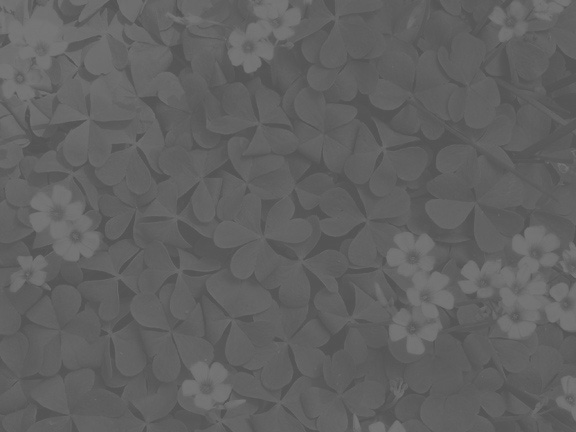
#> input picture Computer-vision/image/2.jpg, 576 x 432 px, found by its file name
$ python EqualizationHistogram.py
#> lines starting #> are read from the running program, lines starting #| are printed output that depends on the picture
'''
time: 2023/3/14/23:14
直方图均衡化，增强图片对比度
步骤：
    (1)以灰度图形式加载图片
    (2)计算原图直方图
    (3)计算各像素的概率密度分布，然后乘总数即可
    (4)计算均衡化后得到直方图
'''

import cv2
import numpy as np
import matplotlib.pyplot as plt


def Origin_histogram(img):
    # 建立原始图像各灰度级的灰度值与像素个数对应表
    histogram = {}
    for i in range(img.shape[0]):
        for j in range(img.shape[1]):
            k = img[i][j]
            if k in histogram:
                histogram[k] += 1
            else:
                histogram[k] = 1

    sorted_histogram = {}  # 建立排好序的映射表
    sorted_list = sorted(histogram)  # 根据灰度值进行从低至高的排序

    for j in range(len(sorted_list)):
        sorted_histogram[sorted_list[j]] = histogram[sorted_list[j]]

    return sorted_histogram


def equalization_histogram(histogram, img):
    intensity = {}  # 建立概率分布映射表

    for i in histogram.keys():
        intensity[i] = histogram[i] / (img.shape[0] * img.shape[1])  # 求取概率

    tmp = 0
    for m in intensity.keys():
        tmp += intensity[m]  # 每次都需要求和
        intensity[m] = max(histogram) * tmp  # 因为从0开始，所以此处就是L-1

    new_img = np.zeros(shape=(img.shape[0], img.shape[1]), dtype=np.uint8)

    for k in range(img.shape[0]):
        for l in range(img.shape[1]):
            new_img[k][l] = intensity[img[k][l]]

    return new_img


def GrayHist(img):
    # 计算灰度直方图
    height, width = img.shape[:2]
    grayHist = np.zeros([256], dtype=np.uint64)
    for i in range(height):
        for j in range(width):
            grayHist[img[i][j]] += 1
    return grayHist


if __name__ == '__main__':
    # 读取原始图像
    img = cv2.imread('./image/2.jpg', cv2.IMREAD_GRAYSCALE)
#> img is the input picture: shape (432, 576); min 78, max 121, mean 97.2
    # img = cv2.cvtColor(image,cv2.COLOR_BGR2RGB) # TODO:需要更改图片类型为RGB，但是修改后会报错！
    # 计算原图灰度直方图
    origin_histogram = Origin_histogram(img)
#> after the loop in Origin_histogram, `for i in range(img.shape[0]):`: histogram = 44 items
#> in Origin_histogram, `sorted_list = sorted(histogram)`: sorted_list = 44 values from 78 to 121
#> the loop in Origin_histogram, `for j in range(len(sorted_list)):` made 44 passes
#> after the loop in Origin_histogram, `for j in range(len(sorted_list)):`: sorted_histogram = 44 items
#> origin_histogram = 44 items
    # 直方图均衡化
    new_img = equalization_histogram(origin_histogram, img)
#> the loop in equalization_histogram, `for i in histogram.keys():` made 44 passes
#> the loop in equalization_histogram, `for m in intensity.keys():` made 44 passes
#> tmp on passes 1 to 12: 4.02e-06, 4.42e-05, 0.000317, 0.00134, 0.00539, 0.017, 0.0338, 0.0532, 0.0732, 0.0946, 0.118, 0.141
#> after the loop in equalization_histogram, `for m in intensity.keys():`: tmp = 1
#> after the loop in equalization_histogram, `for k in range(img.shape[0]):`:
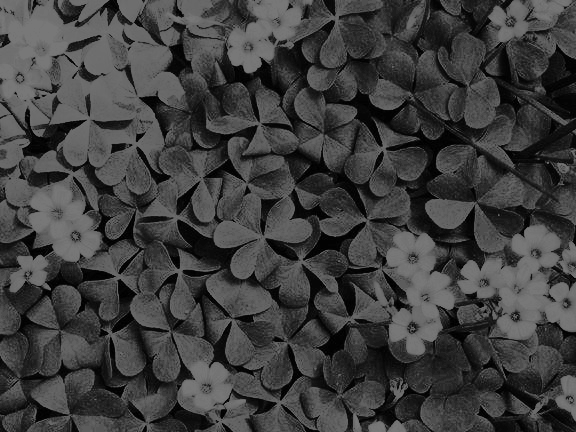
#> new_img: shape (432, 576); min 0, max 120, mean 62.7

    origin_grayHist = GrayHist(img)
#> origin_grayHist = 256 values, max 19612 at index 98, min 0 at index 0, mean 972
    equaliza_grayHist = GrayHist(new_img)
#> equaliza_grayHist = 256 values, max 19612 at index 78, min 0 at index 1, mean 972
    x = np.arange(256)
    # 绘制灰度直方图
    plt.figure()
    plt.subplot(2, 2, 1)
    plt.plot(x, origin_grayHist)
    plt.subplot(2, 2, 2)
    plt.plot(x, equaliza_grayHist)
    plt.subplot(2, 2, 3)
    plt.imshow(img)
    plt.subplot(2, 2, 4)
    plt.imshow(new_img)
    plt.show()
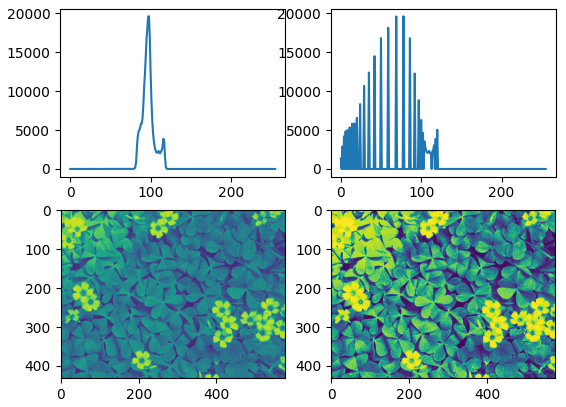
#> figure drawn by matplotlib, 4 panels; panel 1: curve peaks at x = 98, y = 19612; panel 2: curve peaks at x = 78, y = 19612

$ run again, with Computer-vision/image/1.jpg copied over Computer-vision/image/2.jpg
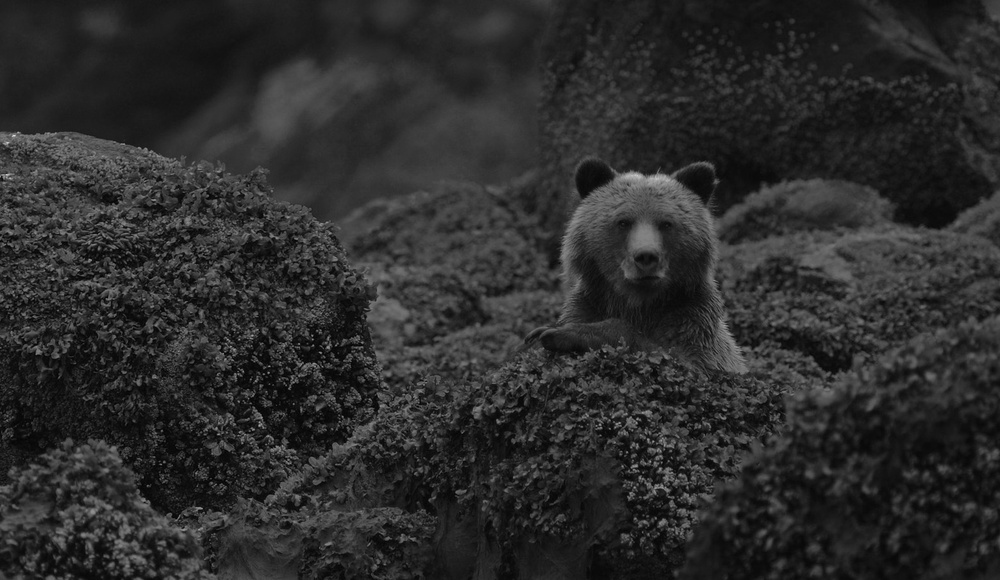
#> input picture Computer-vision/image/1.jpg, 1000 x 580 px, shrunk from 1560 x 905 before the run, found by its file name
#> img is the input picture: shape (580, 1000); min 0, max 224, mean 43.8
#> after the loop in Origin_histogram, `for i in range(img.shape[0]):`: histogram = 196 items
#> sorted_list = 196 values from 0 to 224
#> after the loop in Origin_histogram, `for j in range(len(sorted_list)):`: sorted_histogram = 196 items
#> the loop in equalization_histogram, `for m in intensity.keys():` made 196 passes
#> tmp on passes 1 to 3: 3.1e-05, 6.72e-05, 0.000126
#> after the loop in equalization_histogram, `for m in intensity.keys():`: tmp = 1
#> after the loop in equalization_histogram, `for k in range(img.shape[0]):`:
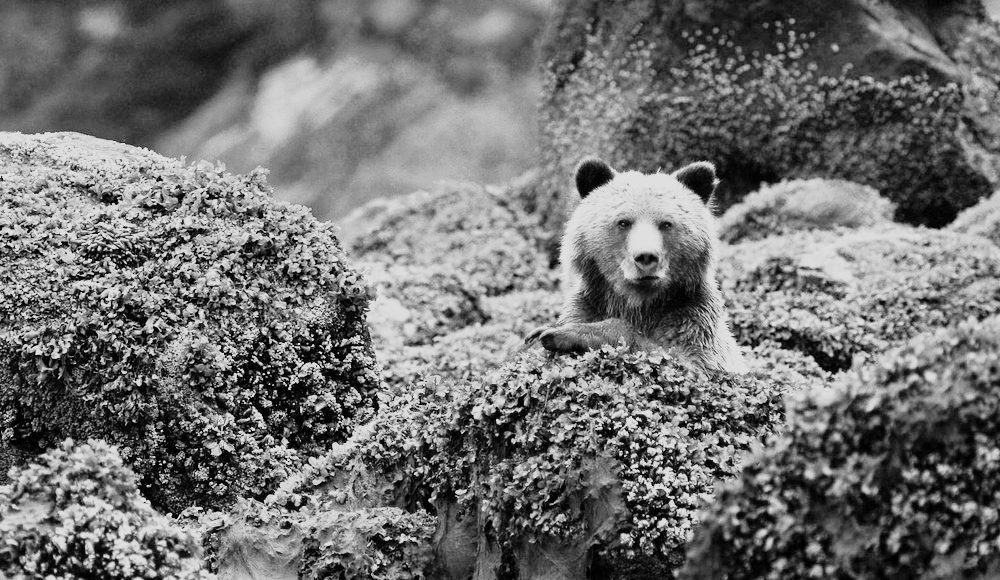
#> new_img: shape (580, 1000); min 0, max 223, mean 113.1
#> origin_grayHist = 256 values, max 12991 at index 30, min 0 at index 185, mean 2265.6
#> equaliza_grayHist = 256 values, max 12991 at index 77, min 0 at index 4, mean 2265.6
#> `plt.show()`:
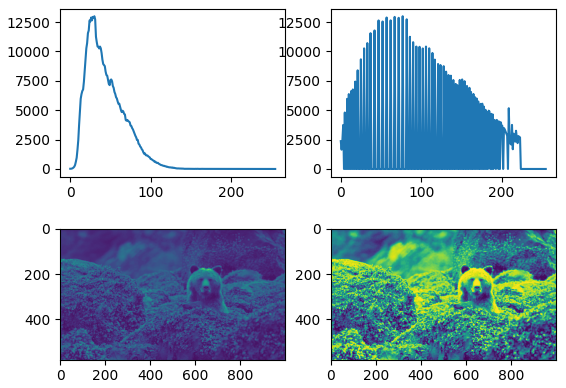
#> figure drawn by matplotlib, 4 panels; panel 1: curve peaks at x = 30, y = 12991; panel 2: curve peaks at x = 77, y = 12991
